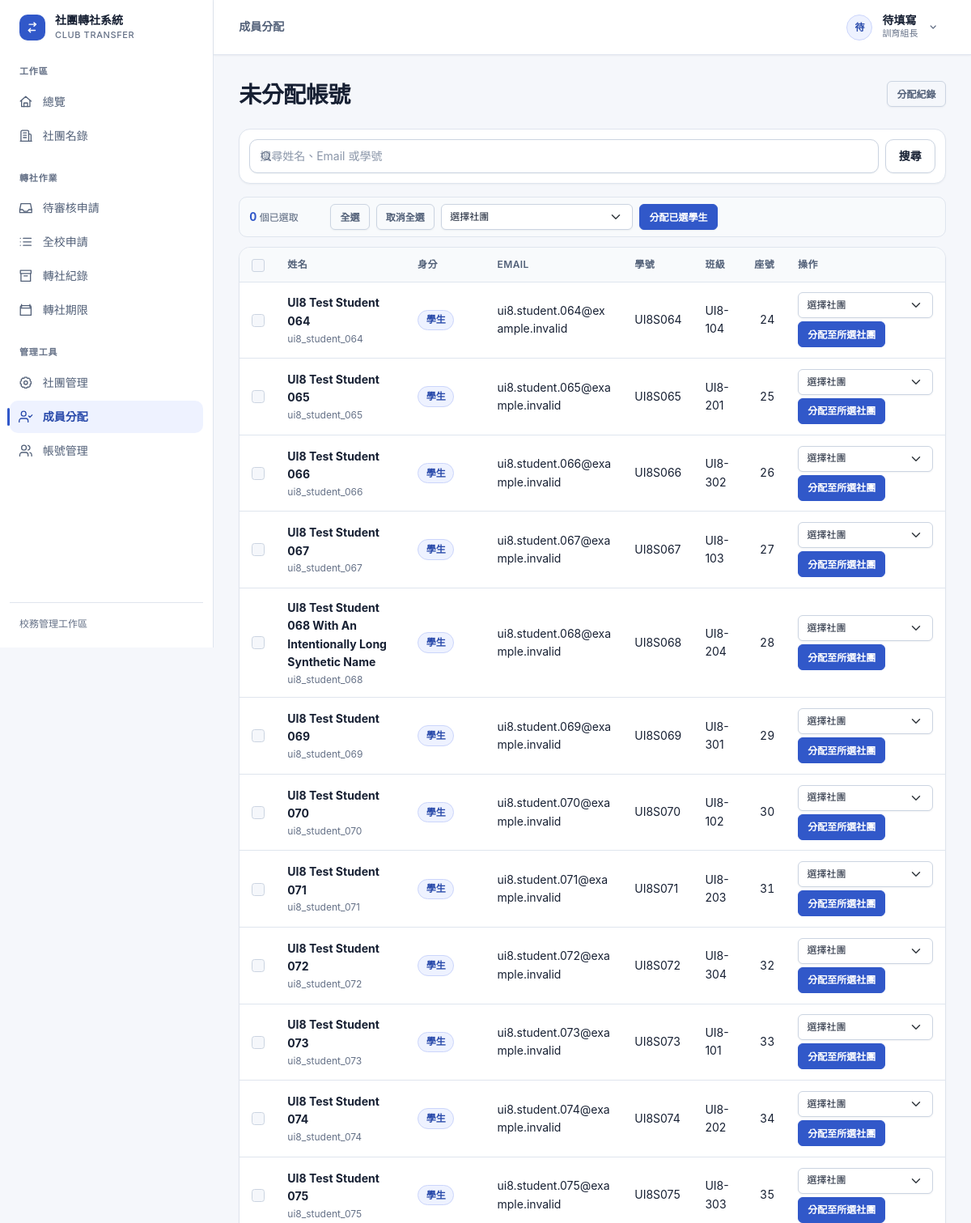
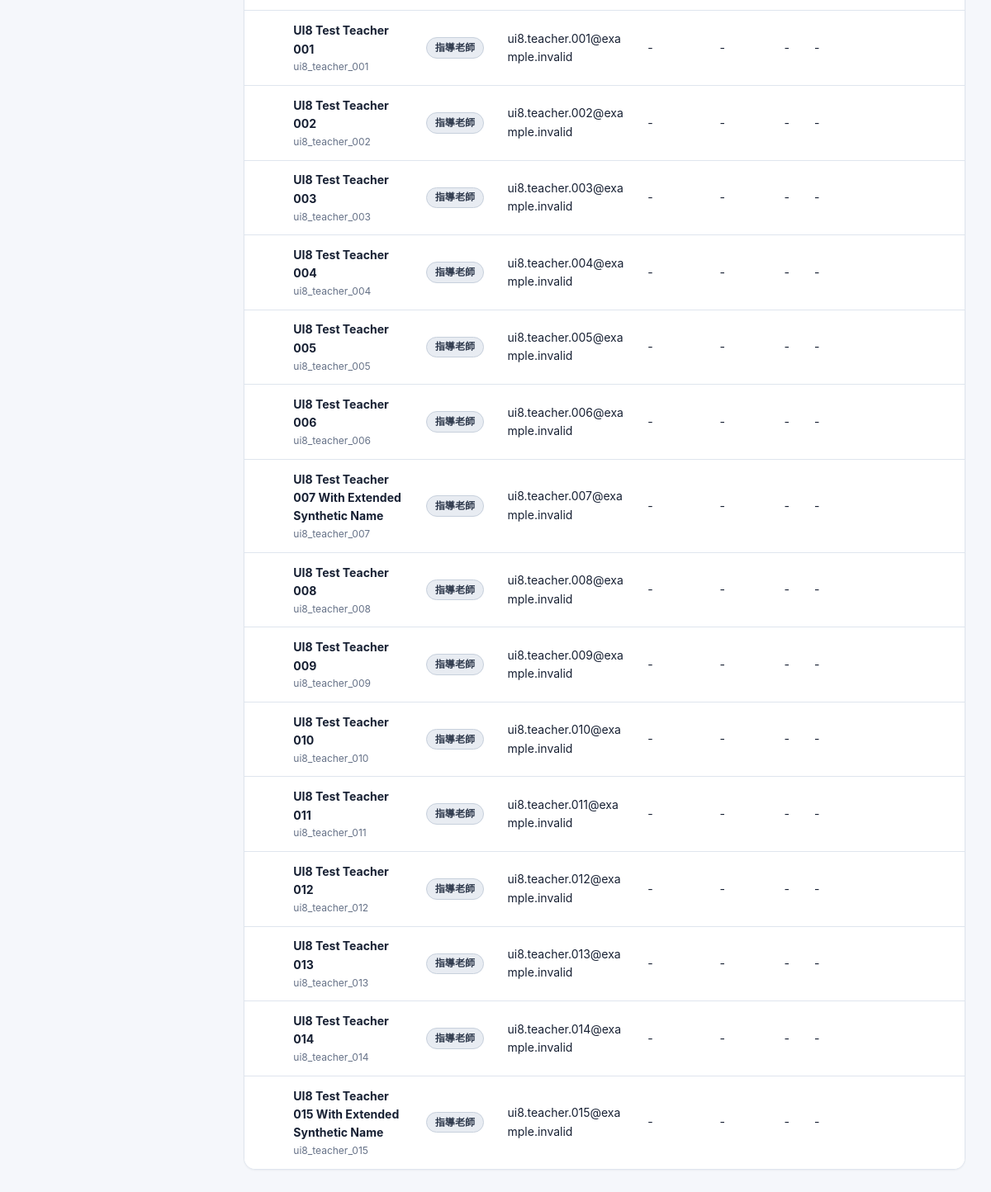
Screenshot of /admin-panel/unassigned/accounts/ (signed in) with the database file from the repository (2 pictures, top to bottom).
### accounts/models.py (models this page shows, shortened)
class User(django.contrib.auth.models.AbstractUser):
    ROLE_CHOICES = [
        ('student', '學生'),
        ('president', '社長'),
        ('teacher', '指導老師'),
        ('admin', '訓育組（管理員）'),
    ]
    role = models.CharField(
        max_length=20,
        choices=ROLE_CHOICES,
        default='student',
        verbose_name='身分組'
    )
    student_id = models.CharField(
        max_length=20,
        blank=True,
        verbose_name='學號'
    )
    class_name = models.CharField(
        max_length=20,
        blank=True,
        verbose_name='班級'
    )
    seat_number = models.PositiveSmallIntegerField(
        null=True,
        blank=True,
        verbose_name='座號'
    )
    club = models.ForeignKey(
        'clubs.Club',
        on_delete=models.SET_NULL,
        null=True,
        blank=True,
        verbose_name='所屬社團',
        related_name='members'
    )
    class Meta:
        verbose_name = '使用者'
        verbose_name_plural = '使用者'
        constraints = [
            models.UniqueConstraint(
                Lower('username'),
                name='unique_login_id_ci',
            ),
            models.UniqueConstraint(
                Lower('email'),
                condition=~models.Q(email=''),
                name='unique_nonempty_email_ci',
            ),
            models.UniqueConstraint(
                Lower('student_id'),
                condition=(
                    models.Q(role__in=['student', 'president'])
                    & ~models.Q(student_id='')
                ),
                name='unique_student_id_ci',
            ),
        ]
    def __str__(self):
        return f"{self.get_full_name() or self.username} ({self.get_role_display()})"

### accounts/views.py (the view, shortened to what this page needs)
# urls.py: path('admin-panel/unassigned/accounts/', views.UnassignedAccountListView.as_view(), name='unassigned_account_list'),
class UnassignedAccountListView(LoginRequiredMixin, AdminRequiredMixin, ListView):
    template_name = 'accounts/unassigned_account_list.html'
    context_object_name = 'accounts'
    paginate_by = 50
    def get_queryset(self):
        query = self.request.GET.get('q', '').strip()
        student_accounts = User.objects.filter(
            role='student',
            is_active=True,
            club__isnull=True,
        )
        teacher_accounts = User.objects.filter(role='teacher', is_active=True)
        assigned_teacher_values = {
            normalize_teacher_text(value)
            for value in Club.objects.exclude(teacher='').values_list('teacher', flat=True)
            if normalize_teacher_text(value)
        }
        accounts = list(student_accounts) + [
            teacher for teacher in teacher_accounts
            if get_teacher_match_values(teacher).isdisjoint(assigned_teacher_values)
        ]
        return sorted(accounts, key=lambda account: (account.role, account.username))
    def get_context_data(self, **kwargs):
        context = super().get_context_data(**kwargs)
        context['q'] = self.request.GET.get('q', '').strip()
        context['active_clubs'] = Club.objects.filter(is_active=True).order_by('code', 'name')
        return context

### accounts/forms.py (called while the page is built)
def normalize_teacher_text(value):
    return ' '.join((value or '').split())

def get_teacher_match_values(teacher):
    full_name = normalize_teacher_text(teacher.get_full_name())
    first_name = normalize_teacher_text(teacher.first_name)
    username = normalize_teacher_text(teacher.username)
    display_name = full_name or first_name or username
    values = {
        username,
        first_name,
        full_name,
        normalize_teacher_text(str(teacher)),
    }
    if display_name and username:
        values.add(f'{display_name} ({username})')
    return {value for value in values if value}

### accounts/permissions.py (called while the page is built)
def is_training_admin(user):
    return bool(
        user
        and user.is_authenticated
        and (user.is_superuser or getattr(user, 'role', None) == 'admin')
    )

def can_review_transfer_requests(user):
    return (
        is_training_admin(user)
        or is_actual_club_president(user)
        or is_assigned_club_teacher(user)
    )

### accounts/templatetags/account_extras.py (called while the page is built)
@register.filter
def display_role(user):
    if getattr(user, 'role', None) == 'admin':
        return '訓育組長'
    if getattr(user, 'role', None) == 'president' and not user_is_club_president(user, user.club):
        return '學生'
    return user.get_role_display()

@register.filter
def can_review_transfers(user):
    return can_review_transfer_requests(user)

@register.filter
def role_badge_class(user):
    role = getattr(user, 'role', None)
    displayed_role = display_role(user)
    if role == 'president' and displayed_role == user.get_role_display():
        return 'role-badge-president'
    if role == 'teacher':
        return 'role-badge-teacher'
    if role == 'admin' or getattr(user, 'is_superuser', False):
        return 'role-badge-admin'
    return 'role-badge-student'

@register.filter
def nav_is_active(url_name, section):
    if not url_name:
        return False
    if section == 'club_admin':
        return url_name.startswith('club_admin_')
    if section == 'account_admin':
        return url_name.startswith(('account_admin_', 'student_admin_', 'teacher_admin_'))
    return url_name in NAV_SECTIONS.get(section, set())

### accounts/views.py (called while the page is built)
    def test_func(self):
        user = self.request.user
        return user.is_authenticated and (
            user.is_superuser or getattr(user, 'role', None) == 'admin'
        )

### transfers/models.py (called while the page is built)
    @classmethod
    def get_current(cls):
        return cls.objects.order_by('-updated_at', '-pk').first()

### templates/accounts/unassigned_account_list.html (shortened to what this page needs)
{% extends "base.html" %}
{% load account_extras %}
{% block content %}
<div class="page-header">
    <h1 class="h3 mb-0">未分配帳號</h1>
    <a href="{% url 'assignment_record_list' %}" class="btn btn-outline-secondary btn-sm">分配紀錄</a>
</div>
<div class="data-view">
<div class="data-toolbar">
<form method="get" class="data-toolbar-form">
    <div class="data-search">
        <input id="unassigned-search" type="search" name="q" value="{{ q }}" class="form-control" placeholder="搜尋姓名、Email 或學號">
    </div>
    <div class="col-auto">
        <button type="submit" class="btn btn-secondary">搜尋</button>
    </div>
</form>
</div>
<div class="bulk-action-bar" data-selection-checkbox=".unassigned-student-checkbox" data-selection-master="#toggle-all-unassigned">
    <span class="bulk-selection-count"><strong data-selected-count>0</strong> 個已選取</span>
    <div class="row g-2 align-items-center">
        <div class="col-auto">
            <button type="button" class="btn btn-outline-secondary btn-sm" id="select-all-unassigned" data-select-all{% if not accounts %} disabled{% endif %}>全選</button>
        </div>
        <div class="col-auto">
            <button type="button" class="btn btn-outline-secondary btn-sm" id="clear-all-unassigned" data-clear-selection{% if not accounts %} disabled{% endif %}>取消全選</button>
        </div>
        <div class="col-sm-6 col-md-4">
            <select id="bulk-club-assignment" name="club_id" class="form-select form-select-sm" form="unassigned-bulk-form"{% if not accounts or not active_clubs %} disabled{% endif %}>
                <option value="">選擇社團</option>
            </select>
        </div>
        <div class="col-auto">
            <button type="submit" class="btn btn-primary btn-sm" form="unassigned-bulk-form" data-submitting-label="正在分配…"{% if not accounts or not active_clubs %} disabled{% endif %}>分配已選學生</button>
        </div>
    </div>
</div>{% if not accounts %}<p class="state-hint" role="status">目前沒有學生可供選取，批次分配功能暫不可用。</p>{% elif not active_clubs %}<p class="state-hint" role="status">目前沒有可接受學生的啟用中社團，因此分配功能暫不可用。</p>{% endif %}
<div class="table-responsive data-table-container">
    <table class="table data-table data-table--cards data-table--sticky-header align-middle">
        <thead>
            <tr>
                <th>
                    <input type="checkbox" class="form-check-input" id="toggle-all-unassigned" aria-label="全選未分配學生">
                </th>
                <th>姓名</th>
                <th>身分</th>
                <th>Email</th>
                <th>學號</th>
                <th>班級</th>
                <th>座號</th>
                <th>操作</th>
            </tr>
        </thead>
        <tbody>
            {% for account in accounts %}
                <tr>
                    <td>
                        {% if account.role == 'student' %}
                            <input type="checkbox" class="form-check-input unassigned-student-checkbox" name="student_ids" value="{{ account.pk }}" form="unassigned-bulk-form" aria-label="選取 {{ account.username }}">
                        {% endif %}
                    </td>
                    <td class="data-primary-cell" data-label="學生"><span class="data-primary">{{ account.first_name|default:account.username }}</span><span class="data-secondary">{{ account.username }}</span></td>
                    <td data-label="身分">
                        {% if account.role == 'student' or account.role == 'president' or account.role == 'teacher' %}
                            <span class="badge {{ account|role_badge_class }}">{{ account|display_role }}</span>
                        {% else %}
                            {{ account|display_role }}
                        {% endif %}
                    </td>
                    <td class="data-wrap" data-label="Email">{{ account.email|default:"-" }}</td>
                    <td data-label="學號">{{ account.student_id|default:"-" }}</td>
                    <td data-label="班級">{{ account.class_name|default:"-" }}</td>
                    <td class="data-numeric" data-label="座號">{{ account.seat_number|default:"-" }}</td>
                    <td data-label="操作">
                        {% if account.role == 'student' %}
                            <form method="post" action="{% url 'unassigned_student_assign_club' account.pk %}" class="data-row-actions" data-workflow-form data-assignment-form data-assignment-subject="{{ account.first_name|default:account.username }}">
                                <select id="club-assignment-{{ account.pk }}" name="club_id" class="form-select form-select-sm" required>
                                    <option value="">選擇社團</option>
                                </select>
                                <button type="submit" class="btn btn-sm btn-primary" data-submitting-label="正在分配…" {% if not active_clubs %}disabled{% endif %}>分配至所選社團</button>
                            </form>
                        {% else %}
                            -
                        {% endif %}
                    </td>
                </tr>
            {% endfor %}
        </tbody>
    </table>
</div>
</div>
{% endblock %}

### templates/base.html (shortened to what this page needs)
<!DOCTYPE html>
{% load static account_extras %}
<html lang="zh-TW">
<head>
    <link href="https://cdn.jsdelivr.net/npm/bootstrap@5.3.0/dist/css/bootstrap.min.css" rel="stylesheet">
    <link href="{% static 'css/design-system.css' %}" rel="stylesheet">
</head>
<body class="{% if user.is_authenticated %}app-authenticated{% else %}public-layout{% endif %}">
    {% if user.is_authenticated %}
        <div class="app-shell">
            <aside class="app-sidebar d-none d-lg-flex" aria-label="應用程式側邊欄">
                <a class="app-brand" href="{% url 'home' %}">
                    <span class="app-brand-mark" aria-hidden="true"><svg><use href="#icon-transfer"></use></svg></span>
                    <span><strong>社團轉社系統</strong><small>Club Transfer</small></span>
                </a>
                {% include 'includes/app_navigation.html' %}
                <div class="sidebar-footer">校務管理工作區</div>
            </aside>
            <div class="app-frame">
                <header class="app-topbar">
                    <div class="app-topbar-context">{{ request.resolver_match.url_name|page_context_label }}</div>
                    <div class="dropdown ms-auto">
                        <button class="user-menu-button" type="button" data-bs-toggle="dropdown" aria-expanded="false" aria-label="開啟使用者選單">
                            <span class="user-avatar" aria-hidden="true">{{ user.get_full_name|default:user.username|slice:':1'|upper }}</span>
                            <span class="user-identity d-none d-sm-flex">
                                <strong>{{ user.get_full_name|default:user.username }}</strong>
                                <small>{{ user|display_role }}</small>
                            </span>
                            <svg class="user-menu-chevron d-none d-sm-block" aria-hidden="true"><use href="#icon-chevron-down"></use></svg>
                        </button>
                    </div>
                </header>
                <main class="app-main" id="main-content" tabindex="-1">
                    <div class="app-content {% block content_width %}content-wide{% endblock %}">
    {% endif %}
        {% block content %}{% endblock %}
    {% if user.is_authenticated %}
                    </div>
                </main>
            </div>
        </div>
    {% else %}
        </main>
        <footer class="site-footer">
            <div class="container text-center text-muted"><small>社團轉社系統 &copy; 2026</small></div>
        </footer>
    {% endif %}
</body>
</html>

### rows the page displays
User: get_full_name "待", get_full_name "待填寫", role "訓育組長"
User: first_name "UI8 Test Student 064", username "ui8_student_064", role "學生", email "ui8.student.064@example.invalid", student_id "UI8S064", class_name "UI8-104", seat_number "24"
User: first_name "UI8 Test Student 065", username "ui8_student_065", role "學生", email "ui8.student.065@example.invalid", student_id "UI8S065", class_name "UI8-201", seat_number "25"
User: first_name "UI8 Test Student 066", username "ui8_student_066", role "學生", email "ui8.student.066@example.invalid", student_id "UI8S066", class_name "UI8-302", seat_number "26"
User: first_name "UI8 Test Student 067", username "ui8_student_067", role "學生", email "ui8.student.067@example.invalid", student_id "UI8S067", class_name "UI8-103", seat_number "27"
User: first_name "UI8 Test Student 068 With An Intentionally Long Synthetic Name", username "ui8_student_068", role "學生", email "ui8.student.068@example.invalid", student_id "UI8S068", class_name "UI8-204", seat_number "28"
User: first_name "UI8 Test Student 069", username "ui8_student_069", role "學生", email "ui8.student.069@example.invalid", student_id "UI8S069", class_name "UI8-301", seat_number "29"
User: first_name "UI8 Test Student 070", username "ui8_student_070", role "學生", email "ui8.student.070@example.invalid", student_id "UI8S070", class_name "UI8-102", seat_number "30"
User: first_name "UI8 Test Student 071", username "ui8_student_071", role "學生", email "ui8.student.071@example.invalid", student_id "UI8S071", class_name "UI8-203", seat_number "31"
User: first_name "UI8 Test Student 072", username "ui8_student_072", role "學生", email "ui8.student.072@example.invalid", student_id "UI8S072", class_name "UI8-304", seat_number "32"
User: first_name "UI8 Test Student 073", username "ui8_student_073", role "學生", email "ui8.student.073@example.invalid", student_id "UI8S073", class_name "UI8-101", seat_number "33"
User: first_name "UI8 Test Student 074", username "ui8_student_074", role "學生", email "ui8.student.074@example.invalid", student_id "UI8S074", class_name "UI8-202", seat_number "34"
User: first_name "UI8 Test Student 075", username "ui8_student_075", role "學生", email "ui8.student.075@example.invalid", student_id "UI8S075", class_name "UI8-303", seat_number "35"
User: first_name "UI8 Test Teacher 001", username "ui8_teacher_001", role "指導老師", email "ui8.teacher.001@example.invalid", student_id "-", class_name "-", seat_number "-"
User: first_name "UI8 Test Teacher 002", username "ui8_teacher_002", role "指導老師", email "ui8.teacher.002@example.invalid", student_id "-", class_name "-", seat_number "-"
User: first_name "UI8 Test Teacher 003", username "ui8_teacher_003", role "指導老師", email "ui8.teacher.003@example.invalid", student_id "-", class_name "-", seat_number "-"
User: first_name "UI8 Test Teacher 004", username "ui8_teacher_004", role "指導老師", email "ui8.teacher.004@example.invalid", student_id "-", class_name "-", seat_number "-"
User: first_name "UI8 Test Teacher 005", username "ui8_teacher_005", role "指導老師", email "ui8.teacher.005@example.invalid", student_id "-", class_name "-", seat_number "-"
User: first_name "UI8 Test Teacher 006", username "ui8_teacher_006", role "指導老師", email "ui8.teacher.006@example.invalid", student_id "-", class_name "-", seat_number "-"
User: first_name "UI8 Test Teacher 007 With Extended Synthetic Name", username "ui8_teacher_007", role "指導老師", email "ui8.teacher.007@example.invalid", student_id "-", class_name "-", seat_number "-"
User: first_name "UI8 Test Teacher 008", username "ui8_teacher_008", role "指導老師", email "ui8.teacher.008@example.invalid", student_id "-", class_name "-", seat_number "-"
User: first_name "UI8 Test Teacher 009", username "ui8_teacher_009", role "指導老師", email "ui8.teacher.009@example.invalid", student_id "-", class_name "-", seat_number "-"
User: first_name "UI8 Test Teacher 010", username "ui8_teacher_010", role "指導老師", email "ui8.teacher.010@example.invalid", student_id "-", class_name "-", seat_number "-"
User: first_name "UI8 Test Teacher 011", username "ui8_teacher_011", role "指導老師", email "ui8.teacher.011@example.invalid", student_id "-", class_name "-", seat_number "-"
User: first_name "UI8 Test Teacher 012", username "ui8_teacher_012", role "指導老師", email "ui8.teacher.012@example.invalid", student_id "-", class_name "-", seat_number "-"
User: first_name "UI8 Test Teacher 013", username "ui8_teacher_013", role "指導老師", email "ui8.teacher.013@example.invalid", student_id "-", class_name "-", seat_number "-"
User: first_name "UI8 Test Teacher 014", username "ui8_teacher_014", role "指導老師", email "ui8.teacher.014@example.invalid", student_id "-", class_name "-", seat_number "-"
User: first_name "UI8 Test Teacher 015 With Extended Synthetic Name", username "ui8_teacher_015", role "指導老師", email "ui8.teacher.015@example.invalid", student_id "-", class_name "-", seat_number "-"

### other values shown
{{ request.resolver_match.url_name|page_context_label }} "成員分配"
